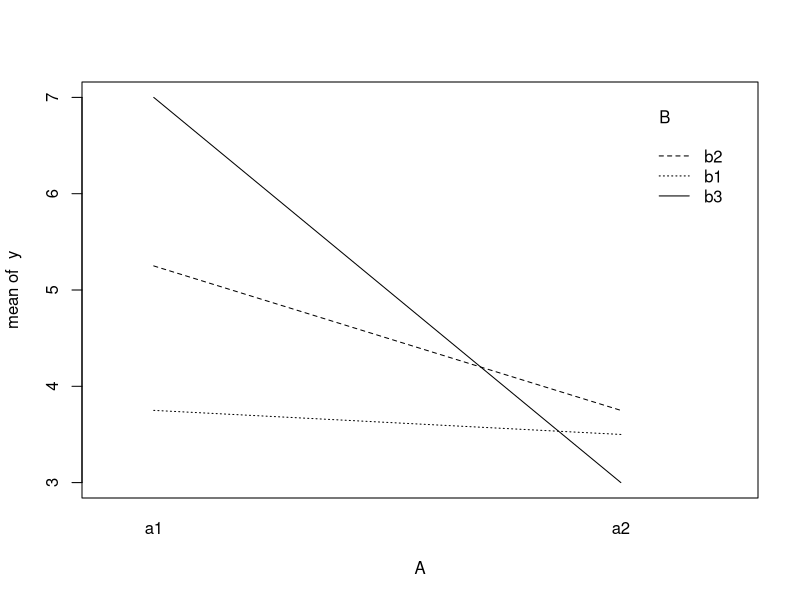

Write R code to recreate this figure.
a1<-c(3,3,5,4,6,4,5,6,6,7,8,7)
a2<-c(3,5,2,4,3,4,5,3,3,4,3,2)
score <-data.frame(A=factor(c(rep("a1",12),rep("a2",12))),B=factor(rep(c(rep("b1",4), rep("b2",4), rep("b3",4)),2)),y= c(a1,a2))

# 交互作用効果を無視し、各因子の効果のみについて、独立に分析を行う場合
# 結果y : 要因Aから有意な影響を受ける。要因Bからは影響を受けるとは言い切れない。
result1 <- summary(aov(y~A+B,data=score))

# 要因A、Bの相互作用を考慮する場合
# 独立で見た場合と異なり、要因Bからも影響を受けるという結論に変わる。
result2 <- summary(aov(y~A*B,data=score))

# グラフで見れば一目瞭然だよ！
# 交互作用効果が存在しない場合は、折れ線が平行になる。
# 交互作用効果が存在する場合は平行にならず、交互作用効果が大きい場合は交差現象が伴う
# ここでは、a1とb3の組合せが飛び抜けてscoreが高い。
# 逆に、a2とb2の相性は悪い。
attach(score)
interaction.plot(A,B,y)